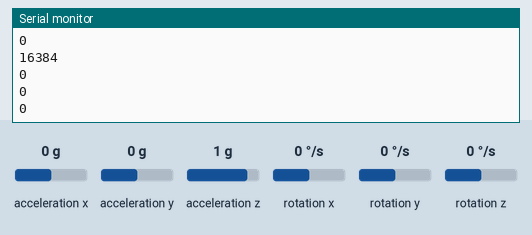
Recording of a sketch running on a simulated Arduino Uno, built for the host (arithmetic inside an expression is 32-bit, double 64-bit). On the bench: the last lines printed to the serial monitor. Wiring (inferred from the names in the program): MPU-6050 motion sensor at I2C address 0x68. The inputs (shaded band) are chosen by the test bench; at power-on: acceleration x 0 g, acceleration y 0 g, acceleration z 1 g, rotation x 0 °/s, rotation y 0 °/s, rotation z 0 °/s.

Above: at 1.2 s.
1.3 s: acceleration x set to -1.4 g
At 2.3 s:
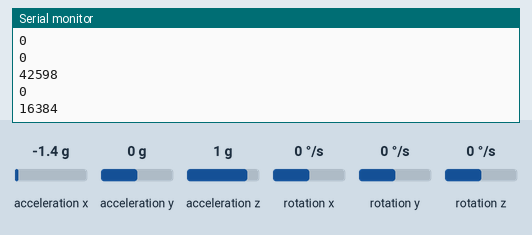
2.8 s: acceleration y set to -0.8 g
At 3.3 s:
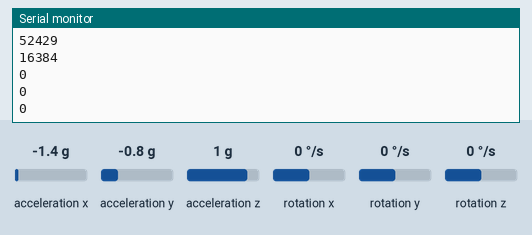
4.3 s: acceleration z set to 0.8 g
At 5.1 s:
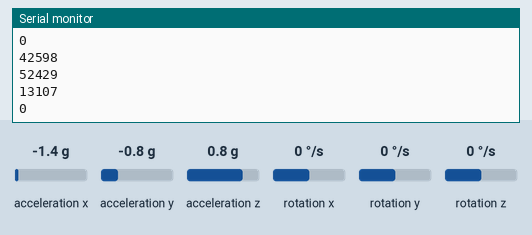
5.8 s: rotation x set to -192 °/s
At 6.5 s:
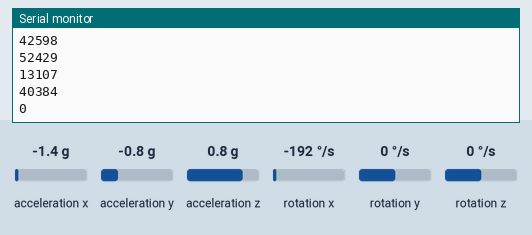
7.3 s: rotation y set to -192 °/s
At 8.3 s:
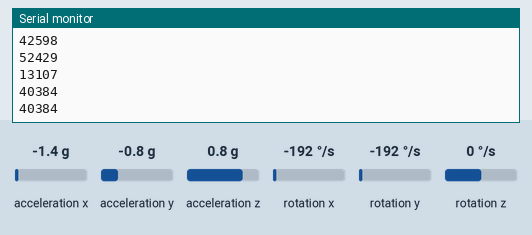
Timing chart, 0 to 9.8 s (numbered marks = the images above; inputs shaded):
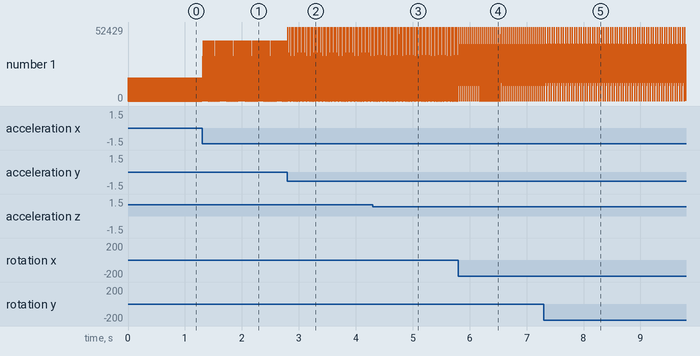

Measured:
- after the input at 1.3 s, the serial monitor: prints a new line at once (image 1)
- after the input at 2.8 s, the serial monitor: prints a new line at once (image 2)
- after the input at 4.3 s, the serial monitor: prints a new line at once (image 3)
- after the input at 5.8 s, the serial monitor: prints a new line at once (image 4)
- plotted number 1: 13107 → 4 after the input at 7.3 s

The sketch:

knn.ino
```cpp
// (licence header left out)
const int k = 3;
const int n = 25; // number of training points

int features[][n] = {
    {}, // feature 1
    {}, // feature 2
};

bool labels[] = {}; // labels

// Implements k-nearest-neighbours algorithm for the detection of freezing of gait
// pre: data contains the extracted feature
// post: 0 for not FoG, 1 for FoG
bool predict(int f1, int f2)
{
    int distances[n];

    // Calculate distances
    for (int i = 0; i < n; i++)
    {
        distances[i] = sqrt( pow(features[0][i]-f1,2) + pow(features[1][i]-f2,2) );
    }

    // Find index of closest three neighbours
    // --- loop through k times for kn run time & keep track of visited indices
    int visited[] = {-1, -1, -1}; // hard code
    int votes[] = {0,0};
    int maxi, maxind;
    for (int i = 0; i < k; i++)
    {
        maxi = 0;
        maxind = 0;
        for (int j = 0; j < n; j++)
        {
            if (distances[j] >= maxi)
            {
                if (j != visited[0] && j != visited[1] && j != visited[2])
                {
                    maxi = distances[j];
                    maxind = j;
                }
            }
        }
        visited[i] = maxind;
        votes[ labels[maxind] ] += 1;
    }

    return (votes[0] < votes[1]);
}
```

BME261.ino
```cpp
#include <Wire.h>
#include <math.h>

const int MPU_addr=0x68;  // I2C address of the MPU-6050
int AcX,AcY,AcZ,Tmp,GyX,GyY,GyZ;
void setup() {
  Serial.begin(9600);
  Wire.begin(1);

  Wire.beginTransmission(MPU_addr);
  Wire.write(0x6B);  // PWR_MGMT_1 register
  Wire.write(0);     // set to zero (wakes up the MPU-6050)
  Wire.endTransmission(true);
}

void loop() {
  Wire.beginTransmission(MPU_addr);
  Wire.write(0x3B);  // starting with register 0x3B (ACCEL_XOUT_H)
  Wire.endTransmission(false);
  Wire.requestFrom(MPU_addr,14,true);  // request a total of 14 registers
  AcX=Wire.read()<<8|Wire.read();  // 0x3B (ACCEL_XOUT_H) & 0x3C (ACCEL_XOUT_L)
  AcY=Wire.read()<<8|Wire.read();  // 0x3D (ACCEL_YOUT_H) & 0x3E (ACCEL_YOUT_L)
  AcZ=Wire.read()<<8|Wire.read();  // 0x3F (ACCEL_ZOUT_H) & 0x40 (ACCEL_ZOUT_L)
  Tmp=Wire.read()<<8|Wire.read();  // 0x41 (TEMP_OUT_H) & 0x42 (TEMP_OUT_L)
  GyX=Wire.read()<<8|Wire.read();  // 0x43 (GYRO_XOUT_H) & 0x44 (GYRO_XOUT_L)
  GyY=Wire.read()<<8|Wire.read();  // 0x45 (GYRO_YOUT_H) & 0x46 (GYRO_YOUT_L)
  GyZ=Wire.read()<<8|Wire.read();  // 0x47 (GYRO_ZOUT_H) & 0x48 (GYRO_ZOUT_L)

//  Serial.print("AcX = "); Serial.print(AcX);
//  Serial.print(" | AcY = "); Serial.print(AcY);
//  Serial.print(" | AcZ = "); Serial.println(AcZ);

  Serial.println(AcX);
  Serial.println(AcY);
  Serial.println(AcZ);
  Serial.println(GyX);
  Serial.println(GyY);
  Serial.println(GyZ);
  delay(10);
//  Serial.print(" | Tmp = "); Serial.print(Tmp/340.00+36.53);  //equation for temperature in degrees C from datasheet
//  Serial.print(" | GyX = "); Serial.print(GyX);
//  Serial.print(" | GyY = "); Serial.print(GyY);
//  Serial.print(" | GyZ = "); Serial.println(GyZ);
}
```
